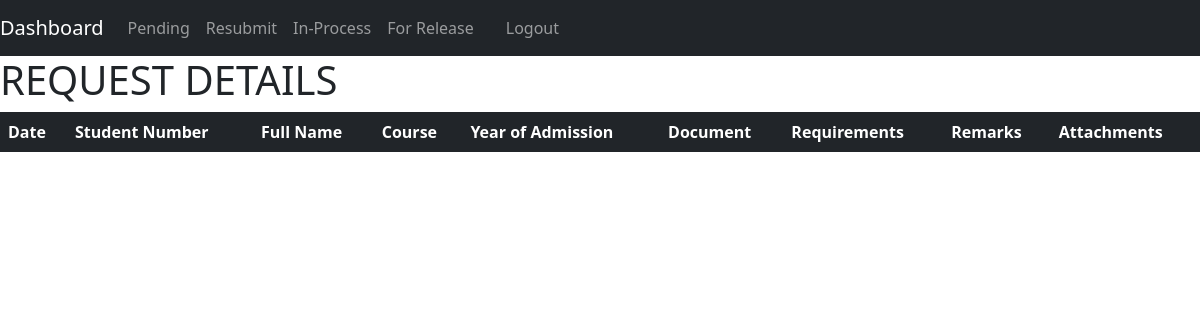
The page /optimized/public/student_view/view.php?request_number=34 on the database as committed earlier.
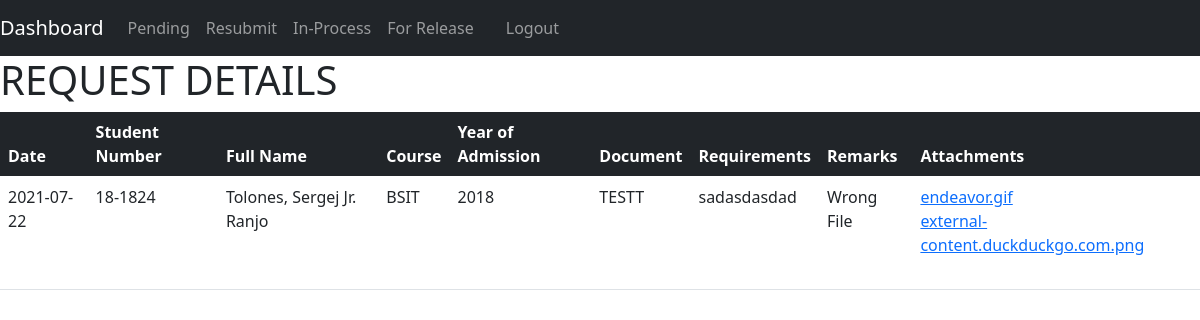
The same page on the database as committed later.
### tables this page shows
CREATE TABLE `document_request` (
  `request_number` int(12) NOT NULL,
  `student_number` varchar(10) NOT NULL,
  `document_id` int(10) NOT NULL,
  `request_date` date NOT NULL,
  `request_status` varchar(20) NOT NULL,
  `remarks` longtext DEFAULT NULL,
  `upfile` varchar(2048) DEFAULT NULL,
  `upfile_name` varchar(128) DEFAULT NULL,
  `date_approved` date DEFAULT NULL,
  `date_released` date DEFAULT NULL,
  `date_finished` date DEFAULT NULL
);

CREATE TABLE `student_info` (
  `student_number` varchar(10) NOT NULL,
  `last_name` varchar(50) NOT NULL,
  `first_name` varchar(50) NOT NULL,
  `middle_name` varchar(50) NOT NULL,
  `full_name` varchar(128) NOT NULL,
  `course` varchar(128) NOT NULL,
  `year_of_enrollment` varchar(16) NOT NULL,
  `email` varchar(128) NOT NULL
);

CREATE TABLE `documents` (
  `document_id` int(10) NOT NULL,
  `document_name` varchar(50) NOT NULL,
  `requirements` longtext NOT NULL
);

### optimized/public/student_view/view.php (the view, shortened to what this page needs)
<?php
    require_once "../../resource/opt1/database.php";
    require_once "../../resource/opt1/header.php";
    $request_get = $_GET['request_number'];
    $statement = $pdo->prepare("SELECT document_request.request_number, document_request.request_date, student_info.student_number, student_info.full_name, student_info.course, student_info.year_of_enrollment, documents.document_name, documents.requirements, document_request.remarks, document_request.upfile, document_request.upfile_name FROM document_request INNER JOIN student_info ON document_request.student_number = student_info.student_number JOIN documents ON document_request.document_id = documents.document_id WHERE document_request.request_number = :request_get");
    $statement->bindValue(':request_get', $request_get);
    $statement->execute();
    $requests = $statement->fetchAll(PDO::FETCH_ASSOC);
?>
  </head>
  <body>
<?php require_once "../../resource/opt1/nav.php";?>
<h1>REQUEST DETAILS</h1>
<table class="table">
  <thead class="table-dark">
    <tr>
      <th scope="col">Date</th>
      <th scope="col">Student Number</th>
      <th scope="col">Full Name</th>
      <th scope="col">Course</th>
      <th scope="col">Year of Admission</th>
      <th scope="col">Document</th>
      <th scope="col">Requirements</th>
      <th scope="col">Remarks</th>
      <th scope="col">Attachments</th>
    </tr>
  </thead>
  <tbody>
  <?php foreach ($requests as $i => $request): ?>
      <tr>
        <td><?php echo $request['request_date']?></td>
        <td><?php echo $request['student_number']?></td>
        <td><?php echo $request['full_name']?></td>
        <td><?php echo $request['course']?></td>
        <td><?php echo $request['year_of_enrollment']?></td>
        <td><?php echo $request['document_name']?></td>
        <td><?php echo $request['requirements']?></td>
        <td>
            <?php
                if($request['remarks'] == NULL){
                    echo '<i>No Remarks</i>';
                }
                else{
                    echo $request['remarks'];
                }
            ?>
        </td>
        <td>
        <?php
            if($request['upfile'] != NULL && $request['upfile_name'] != NULL):
                $arr_name = explode(' ', $request['upfile_name']);
                for($j = 0; $j < count($arr_name); $j++):
        ?>
                <a href="<?php echo $request['upfile'].'/'.$arr_name[$j] ?>" target="_blank"><?php echo $arr_name[$j]?></a><br>
                <?php endfor;
                 else: ?>
                     <i>No Attachments</i>
                <?php
                endif ?>
            </td>
        </tr>
    <?php endforeach ?>
  </tbody>
</table>
  </body>
</html>

Rows that differ between the two databases and show on the page:
added document_request: request_date "2021-07-22", student_info.student_number "18-1824", student_info.full_name "Tolones, Sergej Jr. Ranjo", student_info.course "BSIT", student_info.year_of_enrollment "2018", document.document_name "TESTT", document.requirements "sadasdasdad", remarks "Wrong File", upfile_name "endeavor.gif", upfile_name "external-content.duckduckgo.com.png"
